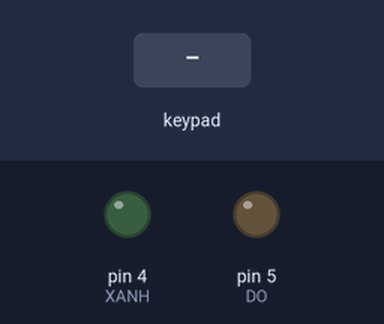
A sketch run on a simulated Arduino Uno, built with avr-gcc and run on an emulated ATmega328P. On the bench: output pins drawn as LEDs (lit = HIGH). Inputs (shaded band) come from the test bench. What the sketch prints to the serial monitor is not drawn.

Above: at 1.2 s.
1.3 s: keypad keys 2 0 0 6 pressed 0.4 s apart
At 3.9 s:
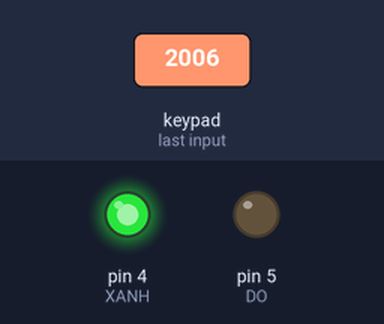
4.4 s: keypad keys 1 3 9 7 pressed 0.4 s apart
At 6.4 s:
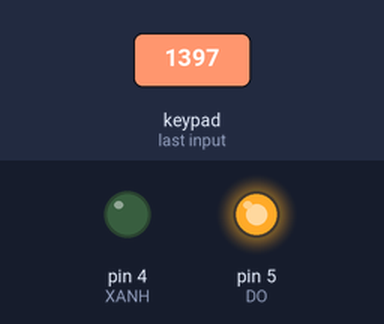
Timing chart, 0 to 7.9 s (numbered marks = the images above; inputs shaded):
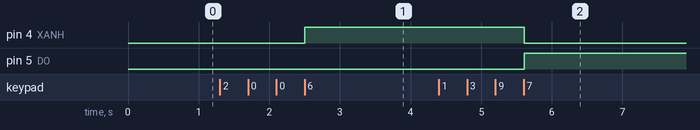

Measured:
- after the input at 1.3 s, pin 4 (XANH): LOW → HIGH after 1.2 s
- after the input at 4.4 s, pin 4 (XANH): HIGH → LOW after 1.2 s; pin 5 (DO): LOW → HIGH after 1.2 s

The sketch:

bai3_5.ino
```cpp
#include <Keypad.h>

const byte rows = 4;
const byte cols = 4;

char keys[rows][cols] = {
  {'1', '2', '3', 'A'},
  {'4', '5', '6', 'B'},
  {'7', '8', '9', 'C'},
  {'*', '0', '#', 'D'}
};

const byte rowsP[rows] = {13, 12, 11, 10};
const byte colsP[cols] = {9, 8, 7, 6};
const byte XANH = 4;
const byte DO = 5;

Keypad keypad = Keypad(makeKeymap(keys), rowsP, colsP, rows, cols);

const char mat_khau[4] = {'2', '0', '0', '6'};
char nhap_mat_khau[5] = {'\0', '\0', '\0', '\0', '\0'};
uint8_t i = 0;

void setup() {
  Serial.begin(9600);
  pinMode(XANH, OUTPUT);
  digitalWrite(XANH, LOW);
  pinMode(DO, OUTPUT);
  digitalWrite(DO, LOW);

  keypad.setDebounceTime(100);
}

void loop() {
  char key = keypad.getKey();

  if (key) {
    Serial.print(key); Serial.print(" ");
    nhap_mat_khau[i++] = key;
  }

  if (i == 4) {
    Serial.print("\n");

    if (!strncmp(nhap_mat_khau, mat_khau, 4)) {
      Serial.println("Mat khau dung");
      digitalWrite(XANH, HIGH);
      digitalWrite(DO, LOW);
    }
    else {
      Serial.println("Mat khau sai");
      digitalWrite(DO, HIGH);
      digitalWrite(XANH, LOW);
    }

    i = 0;
  }
}
```
